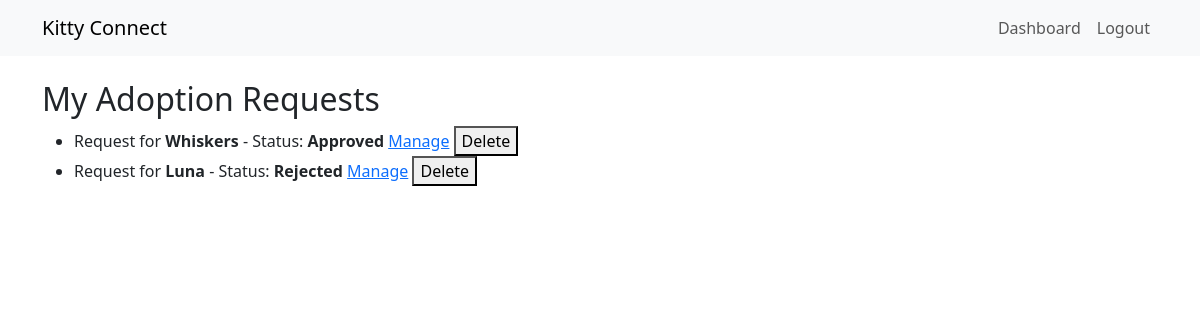
Screenshot of /adoption/ (signed in) with the database file from the repository.
### adoption/models.py (models this page shows, shortened)
class AdoptionRequest(models.Model):
    user = models.ForeignKey(User, on_delete=models.CASCADE)
    cat = models.ForeignKey(Cat, on_delete=models.CASCADE)
    message = models.TextField(blank=True, null=True)
    status = models.CharField(
        max_length=20,
        choices=[('Pending', 'Pending'), ('Approved', 'Approved'), ('Rejected','Rejected')],
        default='Pending'
    )

### cat/models.py (models this page shows, shortened)
class Cat(models.Model):
    name=models.CharField(max_length=50)
    age=models.IntegerField()
    breed=models.TextField()
    description=models.TextField()
    available=models.BooleanField(default=False)

### adoption/views.py (the view)
# urls.py: path("", adoption_request_list, name="adoption_request_list"),
@login_required
def adoption_request_list(request):
    if request.user.is_superuser:
        requests = AdoptionRequest.objects.all()
    else:
        requests = AdoptionRequest.objects.filter(user=request.user)
    return render(request, "adoption/adoption_request_list.html", {"requests": requests})

### adoption/templates/adoption/adoption_request_list.html (shortened to what this page needs)
{% extends 'base.html' %}
{% block content %}
<h2>My Adoption Requests</h2>
<ul>
    {% for request in requests %}
        <li>
            Request for <strong>{{ request.cat.name }}</strong> - Status: <strong>{{ request.status }}</strong>
            {% if user.is_superuser %}
                <a href="{% url 'adoption_request_update' request.id %}">Manage</a>
                <form method="POST" action="{% url 'adoption_request_delete' request.id %}" style="display:inline;">
                    <button type="submit">Delete</button>
                </form>
            {% endif %}
        </li>
    {% endfor %}
</ul>
{% endblock %}

### rows the page displays
AdoptionRequest: cat.name "Whiskers", status "Approved"
AdoptionRequest: cat.name "Luna", status "Rejected"
